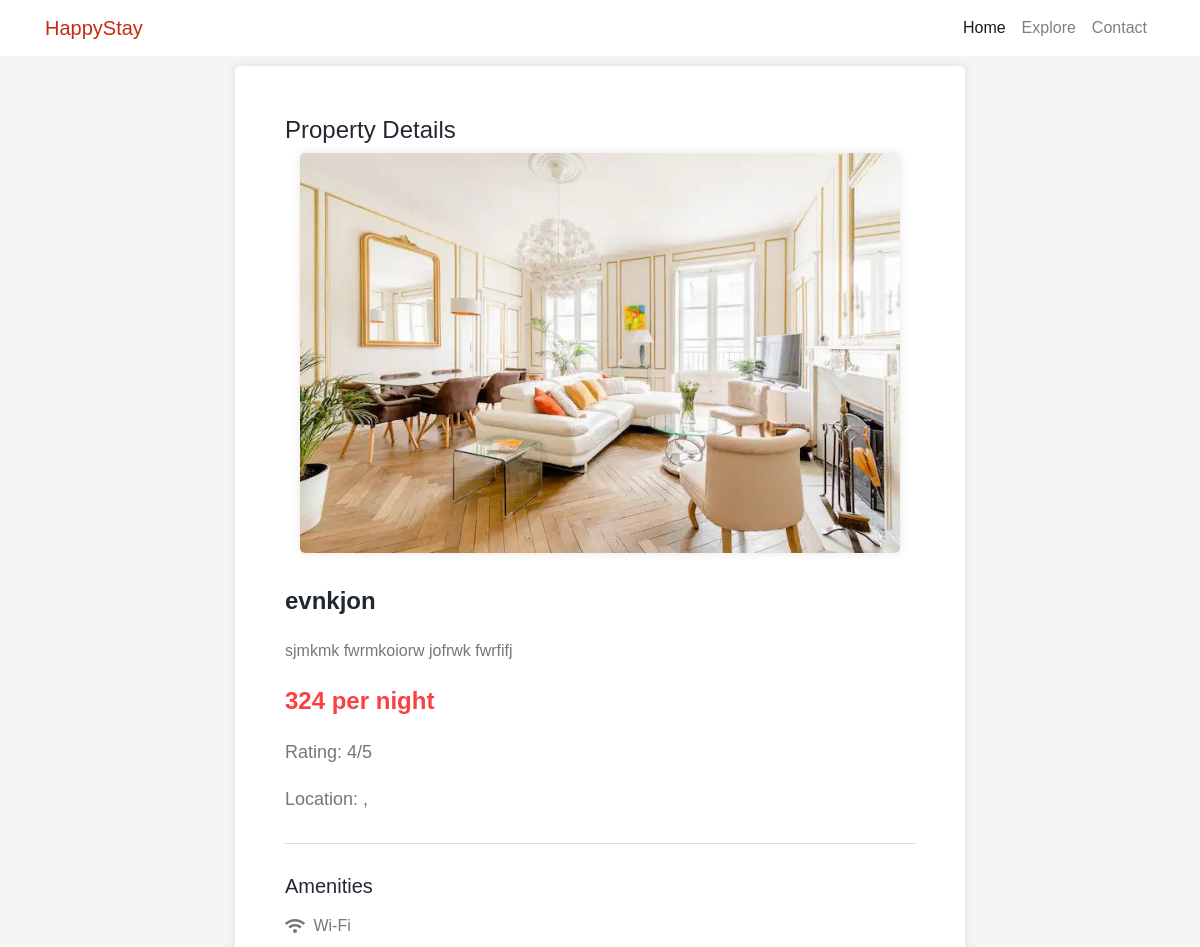
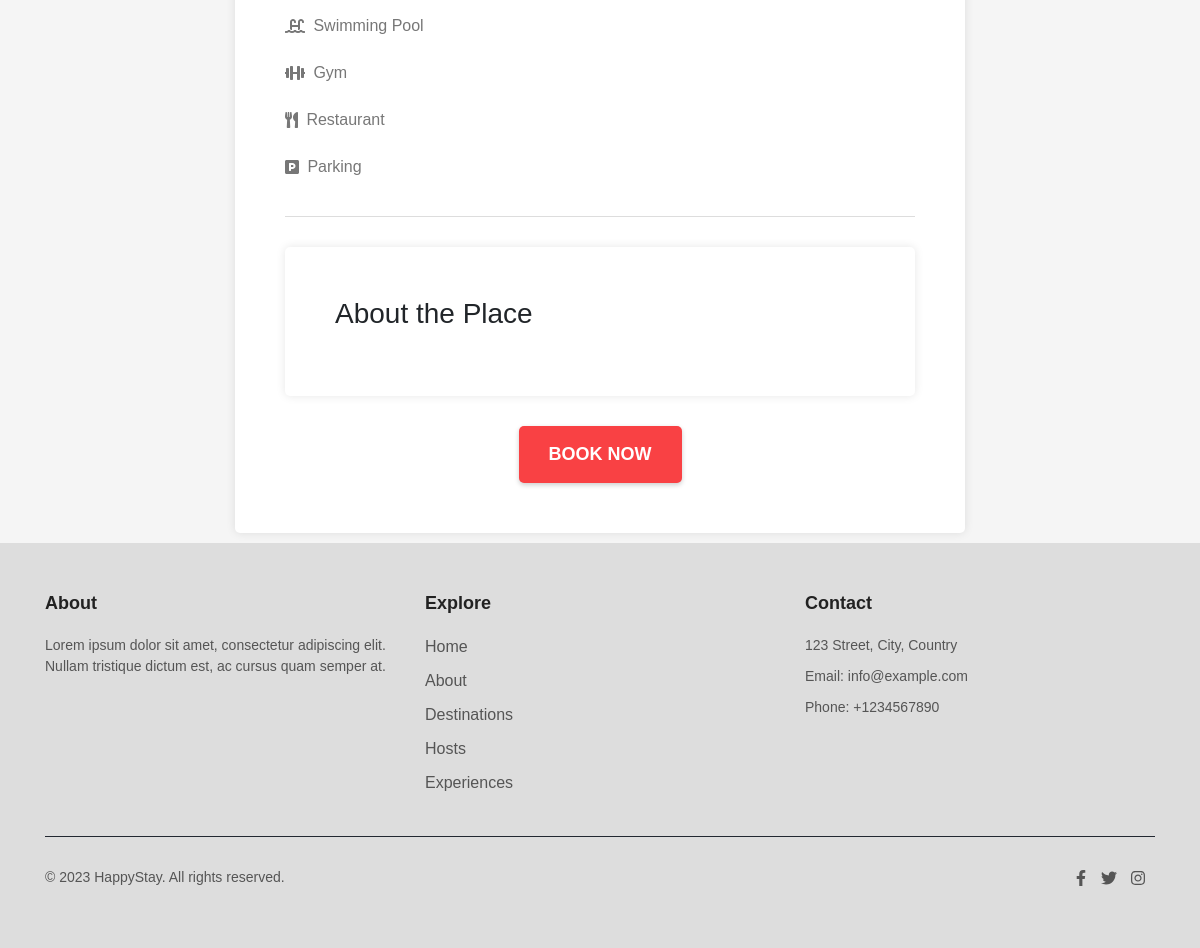
The page /detail/4 on the database its author committed (2 pictures, top to bottom).
### myapp/models.py (models this page shows)
class place(models.Model):
    name=models.CharField(max_length=20)
    description=models.CharField(max_length=30)
    rating=models.IntegerField()
    cost=models.CharField(max_length=20)
    city=models.CharField(max_length=20,default='')
    country=models.CharField(max_length=20,default='')
    about=models.CharField(max_length=500,default='')

### myapp/views.py (the view)
# urls.py: path('detail/<str:pk>',views.detail,name='detail'),
def detail(request,pk):
    post=place.objects.get(id=pk)
    return render(request,'detail.html',{'post':post})

### templates/detail.html (shortened to what this page needs)
{% load static %}
<!DOCTYPE html>
<html>
<head>
    <link rel="stylesheet" href="https://stackpath.bootstrapcdn.com/bootstrap/4.5.0/css/bootstrap.min.css">
    <link rel="stylesheet" href="https://cdnjs.cloudflare.com/ajax/libs/font-awesome/5.15.3/css/all.min.css">
    <link rel="stylesheet" href="{% static 'detail.css' %}">
</head>
<body>
    <nav class="navbar navbar-expand-lg navbar-light bg-white">
        <div class="container">
            <a class="navbar-brand" href="#">HappyStay</a>
            <div class="collapse navbar-collapse" id="navbarNav">
                <ul class="navbar-nav ml-auto">
                    <li class="nav-item active">
                        <a class="nav-link" href="{% url 'home'%}">Home</a>
                    </li>
                    <li class="nav-item">
                        <a class="nav-link" href="{% url 'home' %}#goto">Explore</a>
                    </li>
                    <li class="nav-item">
                        <a class="nav-link" href="#">Contact</a>
                    </li>
                </ul>
            </div>
        </div>
    </nav>
    <div class="container">
        <div class="row justify-content-center">
            <div class="col-lg-8">
                <div class="property-details">
                    <h2>Property Details</h2>
                    <div class="image">
                        <img src="../static/images_feat/img{{post.id}}.jpg" alt="Property Image">
                    </div>
                    <div class="title">{{post.name}}</div>
                    <div class="description">
                        {{post.description}}
                    </div>
                    <div class="price">{{post.cost}}</div>
                    <div class="rating">Rating: {{post.rating}}/5</div>
                    <div class="location">Location: {{post.city}}, {{post.country}}</div>
                    <hr>
                    <div class="amenities">
                        <h3>Amenities</h3>
                        <ul>
                            <li><i class="fas fa-wifi"></i>
                                <pre> </pre> Wi-Fi
                            </li>
                            <li><i class="fas fa-swimming-pool"></i>
                                <pre> </pre> Swimming Pool
                            </li>
                            <li><i class="fas fa-dumbbell"></i>
                                <pre> </pre> Gym
                            </li>
                            <li><i class="fas fa-utensils"></i>
                                <pre> </pre> Restaurant
                            </li>
                            <li><i class="fas fa-parking"></i>
                                <pre> </pre>Parking
                            </li>
                        </ul>
                    </div>
                    <hr>
                    <div class="property-details">
                        <h3>About the Place</h3>
                    </div>
                    <div class="button-container">
                        <a href="/book">
                            <button class="button">Book Now</button>
                        </a>
                    </div>
                </div>
            </div>
        </div>
    </div>
    <footer class="footer" style="background-color: #dddddd;">
        <div class="container">
            <div class="row">
                <div class="col-md-4">
                    <h3>About</h3>
                    <p>Lorem ipsum dolor sit amet, consectetur adipiscing elit. Nullam tristique dictum est, ac cursus
                        quam semper at.</p>
                </div>
                <div class="col-md-4">
                    <h3>Explore</h3>
                    <ul class="footer-links">
                        <li><a href="{% url 'home'%}">Home</a></li>
                        <li><a href="#">About</a></li>
                        <li><a href="#">Destinations</a></li>
                        <li><a href="#">Hosts</a></li>
                        <li><a href="#">Experiences</a></li>
                    </ul>
                </div>
                <div class="col-md-4">
                    <h3>Contact</h3>
                    <p>123 Street, City, Country</p>
                    <p>Email: info@example.com</p>
                    <p>Phone: +1234567890</p>
                </div>
            </div>
            <hr style="background-color: #222831; height: 1px;">
            <div class="row">
                <div class="col-md-6">
                    <p>&copy; 2023 HappyStay. All rights reserved.</p>
                </div>
                <div class="col-md-6">
                    <ul class="footer-social">
                        <li><a href="#"><i class="fab fa-facebook-f"></i></a></li>
                        <li><a href="#"><i class="fab fa-twitter"></i></a></li>
                        <li><a href="#"><i class="fab fa-instagram"></i></a></li>
                    </ul>
                </div>
            </div>
        </div>
    </footer>
</body>
</html>

### static/detail.css (style rules this page uses)
.navbar .navbar-brand { color: #c42b10; }
.navbar .nav-link { color: #7b1f1f; }
.navbar .active .nav-link { color: #8c3775; }
body { font-family: Arial, sans-serif; background-color: #f5f5f5; }
.property-details { background-color: #ffffff; padding: 50px; border-radius: 5px; margin:10px 0px; box-shadow: 0px 0px 10px rgba(0, 0, 0, 0.1); }
.property-details h2 { margin-top: 0; color: #222831; font-size: 24px; }
.property-details .image { text-align: center; margin-bottom: 30px; }
.property-details .image img { max-width: 100%; max-height: 400px; border-radius: 5px; box-shadow: 0px 0px 10px rgba(0, 0, 0, 0.1); }
.property-details .title { margin-bottom: 20px; color: #222831; font-size: 24px; font-weight: bold; }
.property-details .description { margin-bottom: 20px; color: #777777; font-size: 16px; line-height: 1.5; }
.property-details .price { margin-bottom: 20px; color: #f94144; font-size: 24px; font-weight: bold; }
.property-details .rating { margin-bottom: 20px; color: #777777; font-size: 18px; }
.property-details .location { margin-bottom: 20px; color: #777777; font-size: 18px; }
.property-details .amenities { margin-bottom: 20px; color: #777777; font-size: 18px; }
.property-details .button-container { display: flex; justify-content: center; margin-top: 30px; }
.property-details .button { padding: 15px 30px; background-color: #f94144; color: #ffffff; border: none; border-radius: 5px; cursor: pointer; font-size: 18px; font-weight: bold; text-transform: uppercase; transition: background-color 0.3s ease; box-shadow: 0px 2px 5px rgba(0, 0, 0, 0.2); }
.amenities { margin-bottom: 20px; }
.amenities h3 { margin-bottom: 10px; color: #222831; font-size: 20px; }
.amenities ul { list-style-type: none; padding-left: 0; }
.amenities li { display: flex; align-items: center; margin-bottom: 10px; color: #777777; font-size: 16px; }
.footer { background-color: #f7f7f7; padding: 50px 0; color: #555555; }
.footer h3 { margin-bottom: 20px; font-size: 18px; font-weight: bold; color: #222222; }
.footer p { margin-bottom: 10px; font-size: 14px; }
.footer a { color: #555555; text-decoration: none; }
.footer-links { list-style: none; padding: 0; margin: 0; }
.footer-links li { margin-bottom: 10px; }
.footer-social { list-style: none; padding: 0; margin: 0; text-align: right; }
.footer-social li { display: inline-block; margin-right: 10px; }
hr { border-top: 1px solid #dddddd; margin-top: 30px; margin-bottom: 30px; }

### rows shown on the page
place: name "evnkjon", description "sjmkmk fwrmkoiorw jofrwk fwrfifj", cost "324 per night", rating "4"
